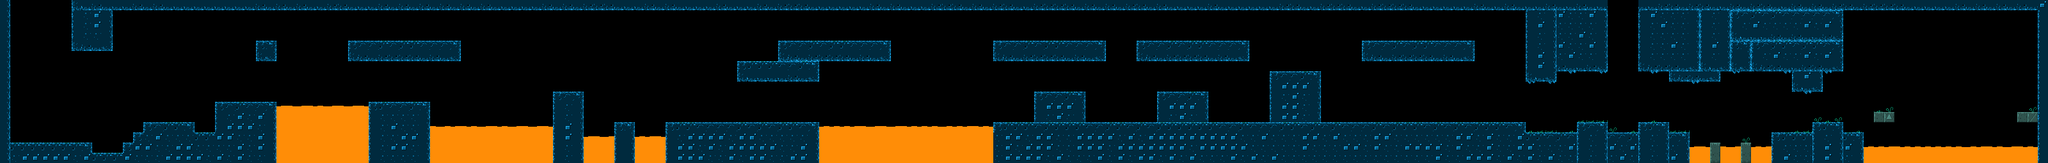

This is a level from a 2D game, rendered from its Tiled map with the project's own tilesets. A one-line summary and the map file follow, with tile-layer data summarised:
An orthogonal 200x16 tile map with 16x16 px tiles, 3 tile layers (background, lava, ground), 2 tilesets and 62 objects (24x slime_spawner, 23x bat_spawner, 8x beefboy_spawner, 4x lavablock, Charger, ...).

<map version="1.2" tiledversion="1.2.4" orientation="orthogonal" renderorder="right-down" width="200" height="16" tilewidth="16" tileheight="16" infinite="0" nextlayerid="26" nextobjectid="71">
 <tileset firstgid="1" source="../graphics/grotto_escape.tsx" />
 <tileset firstgid="41" source="monsters.tsx" />
 <layer id="23" name="background" width="200" height="16">
  <data>[3200 cells, 721 non-empty, 8 distinct tile ids]</data>
 </layer>
 <objectgroup id="7" name="objects">
  <object id="8" name="system" type="Charger" x="2608" y="144" width="32" height="64" />
  <object id="9" name="slimer" type="slime_spawner" x="2480" y="176" width="16" height="16" />
  <object id="10" name="slimer" type="slime_spawner" x="2576" y="176" width="16" height="16" />
  <object id="11" name="beefboy" type="beefboy_spawner" x="2800" y="192" width="16" height="16" />
  <object id="12" name="lavablock" type="lavablock" x="496" y="16" width="32" height="32" />
  <object id="14" name="player" type="player" x="64" y="80" width="16" height="16" />
  <object id="15" name="lavablock" type="lavablock" x="758" y="16.6667" width="32" height="32" />
  <object id="16" name="lavablock" type="lavablock" x="1432.67" y="17.3333" width="32" height="32" />
  <object id="17" name="lavablock" type="lavablock" x="3024" y="16" width="32" height="32" />
  <object id="18" name="text_trigger" type="TextTrigger" x="65" y="130" width="14" height="14.5">
   <properties>
    <property name="text" value="Hello, world" />
   </properties>
  </object>
  <object id="19" name="slimer" type="slime_spawner" x="2416" y="191" width="16" height="16" />
  <object id="20" name="slimer" type="slime_spawner" x="2320" y="173" width="16" height="16" />
  <object id="21" name="slimer" type="slime_spawner" x="2128" y="174.5" width="16" height="16" />
  <object id="22" name="slimer" type="slime_spawner" x="2208.5" y="46.5" width="16" height="16" />
  <object id="23" name="slimer" type="slime_spawner" x="2016" y="94.5" width="16" height="16" />
  <object id="24" name="slimer" type="slime_spawner" x="1855.5" y="46.5" width="16" height="16" />
  <object id="25" name="slimer" type="slime_spawner" x="1841" y="126" width="16" height="16" />
  <object id="26" name="slimer" type="slime_spawner" x="1648.5" y="126" width="16" height="16" />
  <object id="27" name="slimer" type="slime_spawner" x="1632" y="46.5" width="16" height="16" />
  <object id="28" name="slimer" type="slime_spawner" x="1344" y="46.5" width="16" height="16" />
  <object id="29" name="slimer" type="slime_spawner" x="1263" y="46" width="16" height="16" />
  <object id="30" name="slimer" type="slime_spawner" x="1181" y="78.5" width="16" height="16" />
  <object id="31" name="slimer" type="slime_spawner" x="1167" y="174.5" width="16" height="16" />
  <object id="32" name="slimer" type="slime_spawner" x="1214.5" y="174" width="16" height="16" />
  <object id="33" name="slimer" type="slime_spawner" x="1087.5" y="174" width="16" height="16" />
  <object id="34" name="slimer" type="slime_spawner" x="880" y="126.5" width="16" height="16" />
  <object id="35" name="slimer" type="slime_spawner" x="623.5" y="142.5" width="16" height="16" />
  <object id="36" name="slimer" type="slime_spawner" x="655" y="46.5" width="16" height="16" />
  <object id="37" name="slimer" type="slime_spawner" x="591.5" y="47" width="16" height="16" />
  <object id="38" name="slimer" type="slime_spawner" x="384" y="142" width="16" height="16" />
  <object id="39" name="slimer" type="slime_spawner" x="254.5" y="174" width="16" height="16" />
  <object id="40" name="slimer" type="slime_spawner" x="160" y="221" width="16" height="16" />
  <object id="41" name="bat" type="bat_spawner" x="688" y="96.3333" width="16" height="16" />
  <object id="42" name="bat" type="bat_spawner" x="576" y="97" width="16" height="16" />
  <object id="43" name="bat" type="bat_spawner" x="623.667" y="16.6667" width="16" height="16" />
  <object id="44" name="bat" type="bat_spawner" x="880" y="17" width="16" height="16" />
  <object id="45" name="bat" type="bat_spawner" x="1343.5" y="17.5" width="16" height="16" />
  <object id="46" name="bat" type="bat_spawner" x="1264" y="17" width="16" height="16" />
  <object id="47" name="bat" type="bat_spawner" x="1167" y="17" width="16" height="16" />
  <object id="48" name="bat" type="bat_spawner" x="1248.5" y="129" width="16" height="16" />
  <object id="49" name="bat" type="bat_spawner" x="1184.5" y="128.5" width="16" height="16" />
  <object id="50" name="bat" type="bat_spawner" x="1360" y="97.5" width="16" height="16" />
  <object id="51" name="bat" type="bat_spawner" x="1583.5" y="97.5" width="16" height="16" />
  <object id="52" name="bat" type="bat_spawner" x="1680.5" y="97" width="16" height="16" />
  <object id="53" name="bat" type="bat_spawner" x="1808.5" y="97" width="16" height="16" />
  <object id="54" name="bat" type="bat_spawner" x="1904.5" y="96.5" width="16" height="16" />
  <object id="55" name="bat" type="bat_spawner" x="1903.5" y="17.5" width="16" height="16" />
  <object id="56" name="bat" type="bat_spawner" x="1679.5" y="17" width="16" height="16" />
  <object id="57" name="bat" type="bat_spawner" x="1600" y="17" width="16" height="16" />
  <object id="58" name="bat" type="bat_spawner" x="1808" y="17.5" width="16" height="16" />
  <object id="59" name="bat" type="bat_spawner" x="2159" y="17" width="16" height="16" />
  <object id="60" name="bat" type="bat_spawner" x="2270.5" y="17" width="16" height="16" />
  <object id="61" name="bat" type="bat_spawner" x="2255" y="97.5" width="16" height="16" />
  <object id="62" name="bat" type="bat_spawner" x="2160.5" y="97.5" width="16" height="16" />
  <object id="63" name="beefboy" type="beefboy_spawner" x="2240" y="174" width="16" height="16" />
  <object id="64" name="beefboy" type="beefboy_spawner" x="2395.5" y="191" width="16" height="16" />
  <object id="65" name="beefboy" type="beefboy_spawner" x="2239.5" y="46.5" width="16" height="16" />
  <object id="66" name="beefboy" type="beefboy_spawner" x="1889" y="46.5" width="16" height="16" />
  <object id="67" name="beefboy" type="beefboy_spawner" x="1668" y="46.5" width="16" height="16" />
  <object id="68" name="beefboy" type="beefboy_spawner" x="1744" y="174" width="16" height="16" />
  <object id="69" name="beefboy" type="beefboy_spawner" x="1927.5" y="174.5" width="16" height="16" />
  <object id="70" name="bat" type="bat_spawner" x="383.333" y="18" width="16" height="16" />
 </objectgroup>
 <layer id="24" name="lava" width="200" height="16">
  <data>[3200 cells, 254 non-empty, 3 distinct tile ids]</data>
 </layer>
 <layer id="25" name="ground" width="200" height="16">
  <data>[3200 cells, 1115 non-empty, 17 distinct tile ids]</data>
 </layer>
</map>
